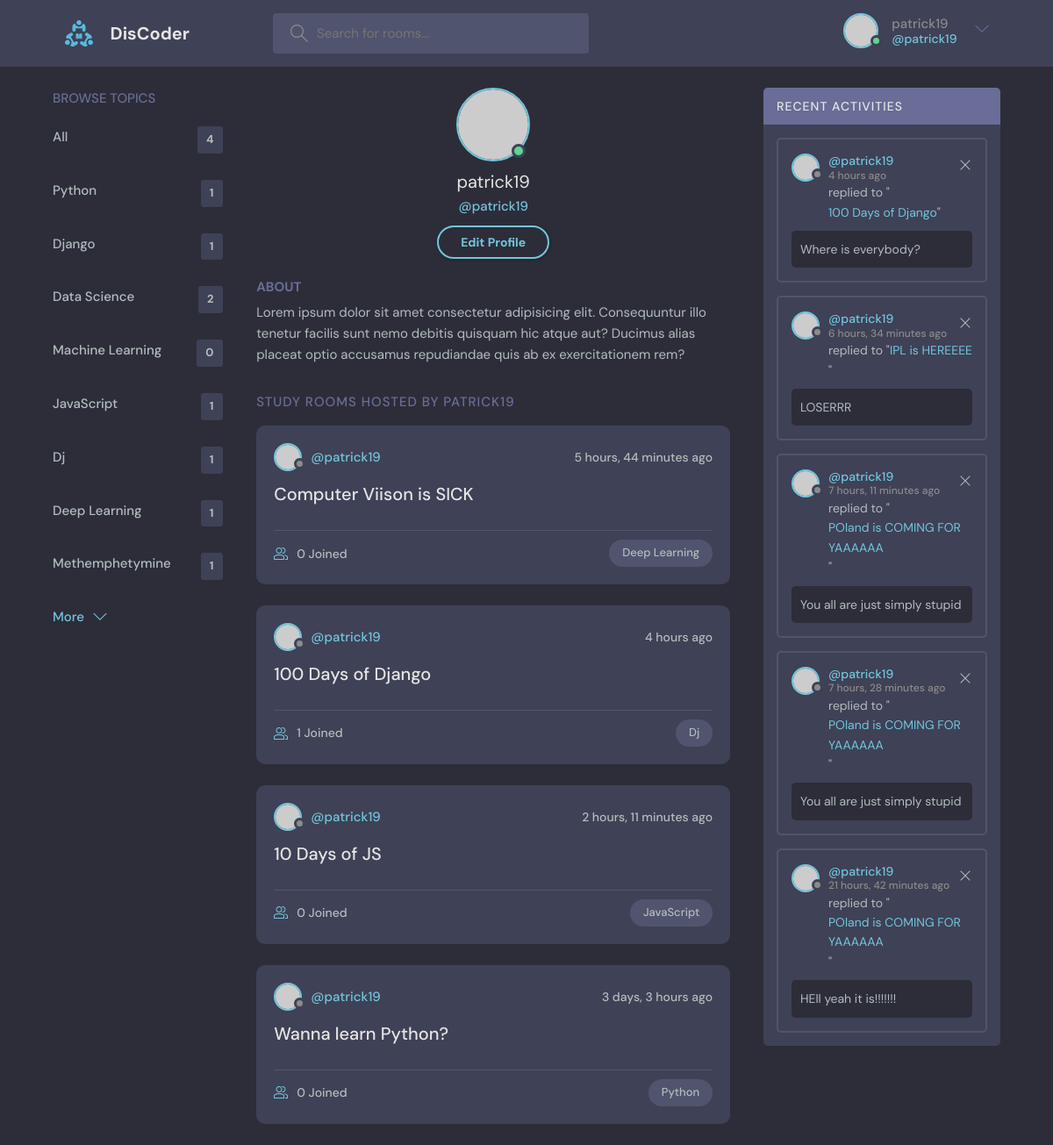
/profile/1/ (signed in), run on the app's committed database.
### base/models.py (models this page shows, shortened)
class Topic(models.Model):
    name = models.CharField(max_length=200)

class Room(models.Model):
    host = models.ForeignKey(User, on_delete=models.SET_NULL, null=True)
    topic = models.ForeignKey(Topic, on_delete=models.SET_NULL, null=True)
    name = models.CharField(max_length=200)
    desc = models.TextField(null=True, blank=True)
    participants = models.ManyToManyField(User, related_name='participants', blank=True)
    updated = models.DateTimeField(auto_now=True)
    created = models.DateTimeField(auto_now_add=True)
    class Meta:
        ordering = ['-updated', '-created']
    def __str__(self):
        return self.name

class Message(models.Model):
    user = models.ForeignKey(User, on_delete=models.CASCADE)
    room = models.ForeignKey(Room, on_delete=models.CASCADE)
    body = models.TextField()
    updated = models.DateTimeField(auto_now=True)
    created = models.DateTimeField(auto_now_add=True)
    class Meta:
        ordering = ['-updated', '-created']
    def __str__(self):
        return self.body[:50]

### base/views.py (the view)
# urls.py: path('profile/<str:id>/', views.userProfile, name = 'user-profile'),
@login_required(login_url = 'login')
def userProfile(request, id):
    user = User.objects.get(id=id)
    rooms = user.room_set.all()
    room_msgs = user.message_set.all()
    topics = Topic.objects.all()
    context = {
        'user': user,
        'rooms': rooms,
        'room_msgs': room_msgs,
        'topics':topics}
    return render(request, 'base/profile.html', context)

### base/templates/base/profile.html
{% extends 'main.html'%}
{% block content %}
<main class="profile-page layout layout--3">
  <div class="container">
    {% include 'base/topics_comp.html' %}
    <div class="roomList">
      <div class="profile">
        <div class="profile__avatar">
          <div class="avatar avatar--large active">
            <img src="https://randomuser.me/api/portraits/men/11.jpg" />
          </div>
        </div>
        <div class="profile__info">
          <h3>{{user.username}}</h3>
          <p>@{{user.username}}</p>
          {% if user == request.user%}
          <a href="{% url 'update-user' %}" class="btn btn--main btn--pill">Edit Profile</a>
          {% endif %}
        </div>
        <div class="profile__about">
          <h3>About</h3>
          <p>
            Lorem ipsum dolor sit amet consectetur adipisicing elit. Consequuntur illo tenetur
            facilis sunt nemo debitis quisquam hic atque aut? Ducimus alias placeat optio
            accusamus repudiandae quis ab ex exercitationem rem?
          </p>
        </div>
      </div>
      <div class="roomList__header">
        <div>
          <h2>Study Rooms Hosted by {{user.username}}</a>
          </h2>
        </div>
      </div>
      {% include 'base/feed_comp.html' %}
    </div>
    {% include 'base/activity_comp.html' %}
  </div>
</main>
{%endblock%}

### templates/navbar.html (shortened to what this page needs)
{% load static %}
<header class="header header--loggedIn">
    <div class="container">
        <a href="{% url 'home' %}" class="header__logo">
            <img src="{%static 'images/logo.svg'%}" />
            <h1>DisCoder</h1>
        </a>
        <form class="header__search" method="get" action="{% url 'home' %}">
            <label>
                <input placeholder="Search for rooms..." name="q"/>
            </label>
        </form>
        <nav class="header__menu">
            {% if user.is_authenticated %}
            <div class="header__user">
                <a href="{% url 'user-profile' request.user.id%}">
                    <div class="avatar avatar--medium active">
                        <img src="https://randomuser.me/api/portraits/men/37.jpg" />
                    </div>
                    <p>{{request.user.username}}<span>@{{request.user.username}}</span></p>
                </a>
                <button class="dropdown-button">
                    <svg version="1.1" xmlns="http://www.w3.org/2000/svg" width="32" height="32" viewBox="0 0 32 32">
                        <title>chevron-down</title>
                        <path d="M16 21l-13-13h-3l16 16 16-16h-3l-13 13z"></path>
                    </svg>
                </button>
            </div>
            {% else %}
            <a href="{% url 'login' %}">
              <img src="{% static 'images/avatar.svg'%}" />
              <p>Login</p>
            </a>
            {% endif %}
        </nav>
    </div>
</header>

### base/templates/base/topics_comp.html
<div class="topics">
    <div class="topics__header">
      <h2>Browse Topics</h2>
    </div>
    <ul class="topics__list">
        <li>
            <a href="{% url 'home' %}"> All <span> {{rooms.count}} </span> </a>
          </li>
      {% for topic in topics %}
        <li>
          <a href="{% url 'home' %}?q={{topic.name}}"> {{topic.name}} <span> {{topic.room_set.all.count}} </span> </a>
        </li>
      {% endfor%}
    </ul>
    <a class="btn btn--link" href="{% url 'topics' %}">
      More
      <svg version="1.1" xmlns="http://www.w3.org/2000/svg" width="32" height="32" viewBox="0 0 32 32">
        <title>chevron-down</title>
        <path d="M16 21l-13-13h-3l16 16 16-16h-3l-13 13z"></path>
      </svg>
    </a>
  </div>

### base/templates/base/feed_comp.html (shortened to what this page needs)
<div class="roomList">
    {% for room in rooms%}
    <div class="roomListRoom">
      <div class="roomListRoom__header">
        <a href="{% url 'user-profile' room.host.id%}" class="roomListRoom__author">
          <div class="avatar avatar--small">
            <img src="https://randomuser.me/api/portraits/women/11.jpg" />
          </div>
          <span>@{{room.host}}</span>
        </a>
        <div class="roomListRoom__actions">
          <span>{{room.created|timesince}} ago</span>
        </div>
      </div>
      <div class="roomListRoom__content">
        <a href="{% url 'room' room.id%}">{{room.name}}</a>
      </div>
      <div class="roomListRoom__meta">
        <a href="{% url 'room' room.id%}" class="roomListRoom__joined">
          {{room.participants.count}} Joined
        </a>
        <p class="roomListRoom__topic">{{room.topic.name}}</p>
      </div>
    </div>
    {% endfor %}
  </div>

### base/templates/base/activity_comp.html
<div class="activities">
    <div class="activities__header">
        <h2>Recent Activities</h2>
    </div>
    {% for msg in room_msgs%}
    <div class="activities__box">
        <div class="activities__boxHeader roomListRoom__header">
            <a href="{% url 'user-profile' msg.user.id%}" class="roomListRoom__author">
                <div class="avatar avatar--small">
                    <img src="https://randomuser.me/api/portraits/women/11.jpg" />
                </div>
                <p>
                    @{{msg.user.username}}
                    <span>{{msg.created|timesince}} ago</span>
                </p>
            </a>
            {% if msg.user == request.user%}
            <div class="roomListRoom__actions">
                <a href="{% url 'delete-message' msg.id %}">
                    <svg version="1.1" xmlns="http://www.w3.org/2000/svg" width="32" height="32" viewBox="0 0 32 32">
                        <title>remove</title>
                        <path
                            d="M27.314 6.019l-1.333-1.333-9.98 9.981-9.981-9.981-1.333 1.333 9.981 9.981-9.981 9.98 1.333 1.333 9.981-9.98 9.98 9.98 1.333-1.333-9.98-9.98 9.98-9.981z">
                        </path>
                    </svg>
                </a>
            </div>
            {%endif%}
        </div>
        <div class="activities__boxContent">
            <p>replied to "<a href="room.html">{{msg.room.name}}</a>"</p>
            <div class="activities__boxRoomContent">
                {{msg.body}}
            </div>
        </div>
    </div>
    {% endfor%}
</div>

### data on the page
Topic: name "Python", room_set.all.count "1"
Topic: name "Django", room_set.all.count "1"
Topic: name "Data Science", room_set.all.count "2"
Topic: name "Machine Learning", room_set.all.count "0"
Topic: name "JavaScript", room_set.all.count "1"
Topic: name "Dj", room_set.all.count "1"
Topic: name "Deep Learning", room_set.all.count "1"
Topic: name "Methemphetymine", room_set.all.count "1"
Room: host "patrick19", created "5 hours, 44 minutes", name "Computer Viison is SICK", participants.count "0", topic.name "Deep Learning"
Room: host "patrick19", created "4 hours", name "100 Days of Django", participants.count "1", topic.name "Dj"
Room: host "patrick19", created "2 hours, 11 minutes", name "10 Days of JS", participants.count "0", topic.name "JavaScript"
Room: host "patrick19", created "3 days, 3 hours", name "Wanna learn Python?", participants.count "0", topic.name "Python"
Message: user.username "patrick19", created "4 hours", room.name "100 Days of Django", body "Where is everybody?"
Message: user.username "patrick19", created "6 hours, 34 minutes", room.name "IPL is HEREEEE", body "LOSERRR"
Message: user.username "patrick19", created "7 hours, 11 minutes", room.name "POland is COMING FOR YAAAAAA", body "You all are just simply stupid"
Message: user.username "patrick19", created "7 hours, 28 minutes", room.name "POland is COMING FOR YAAAAAA", body "You all are just simply stupid"
Message: user.username "patrick19", created "21 hours, 42 minutes", room.name "POland is COMING FOR YAAAAAA", body "HEll yeah it is!!!!!!!"

### other printed values
{{ request.user.username }} "patrick19"
{{ rooms.count }} "4"
{{ user.username }} "patrick19"
{{ user.username }} "PATRICK19"
